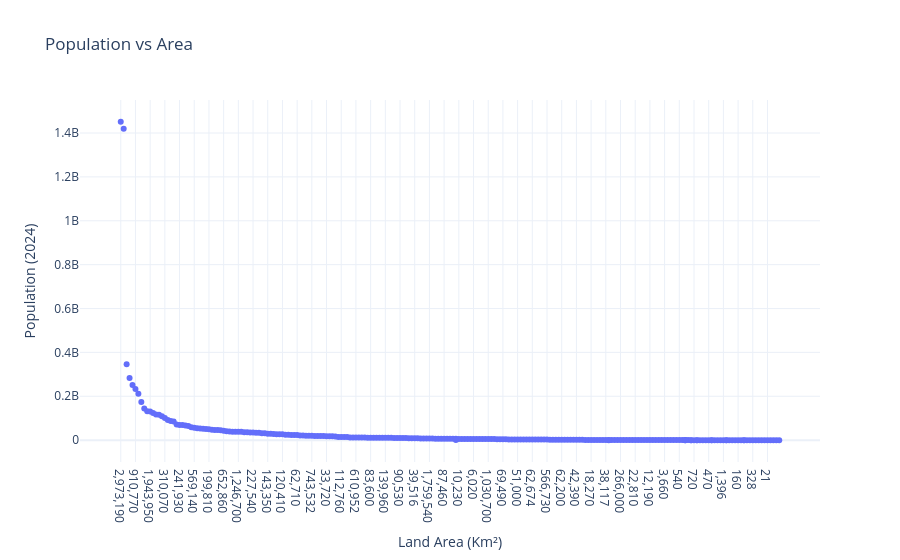

Write notebook code for a chart like this one.
### Markdown cell above
## Insights:
* Most countries have relatively small populations, as the tallest bars are concentrated on the left side of the graph.
* Only a few countries have extremely large populations (such as India and China), which appear on the far right of the histogram.
* The population distribution is highly right-skewed, meaning the majority of countries have low to medium populations, while only a small number have very high populations.
* There is a large variation in population sizes across countries, ranging from countries with a few thousand people to countries with over one billion people.
* The histogram indicates that countries are not evenly distributed by population, with most nations falling into the lower population ranges and only a handful in the highest population range.

### Code cell
fig = px.scatter(
    df,
    x='Land Area (Km²)',
    y='Population (2024)',
    hover_name='Country',
    title='Population vs Area',
    labels={
        'Land Area (Km²)': 'Land Area (Km²)',
        'Population (2024)': 'Population (2024)'
    }
)

fig.update_layout(
    template='plotly_white',
    xaxis_title='Land Area (Km²)',
    yaxis_title='Population (2024)'
)

fig.show()

### Figure 1 — Plotly figure (JSON) as saved in the notebook; plotly's stock layout.template omitted (floating-point values rounded to 4 significant figures; data arrays with more than 128 entries replaced by an {"elided": "..."} marker saying what was removed)
{"data": [{"hovertemplate": "<b>%{hovertext}</b><br><br>Land Area (Km²)=%{x}<br>Population (2024)=%{y}<extra></extra>", "hovertext": {"elided": "234 str values"}, "legendgroup": "", "marker": {"color": "#636efa", "symbol": "circle"}, "mode": "markers", "name": "", "orientation": "v", "showlegend": false, "type": "scatter", "x": {"elided": "234 str values"}, "xaxis": "x", "y": {"elided": "234 int values"}, "yaxis": "y"}], "layout": {"legend": {"tracegroupgap": 0}, "title": {"text": "Population vs Area"}, "xaxis": {"anchor": "y", "domain": [0, 1], "title": {"text": "Land Area (Km²)"}}, "yaxis": {"anchor": "x", "domain": [0, 1], "title": {"text": "Population (2024)"}}}}
